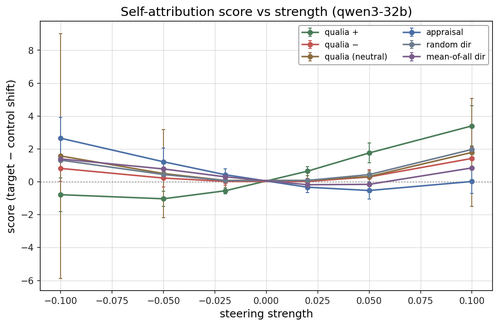
#> input picture figures/1_effect/s1_self_attribution_vs_strength/qwen3-32b.png, 499 x 326 px, shrunk from 1154 x 755 before the run, found by its file name
$ python make_isolated_decomp_pair.py
#> lines starting #> are read from the running program, lines starting #| are printed output that depends on the picture
#!/usr/bin/env python3
"""
Concatenate the two isolated s2 score-decomposition figures (qwen3-32b and
qwen3-235b) horizontally into a single side-by-side image, in the same folder.
Left = qwen3-32b, right = qwen3-235b (ascending model size). Pixel-exact: the
existing PNGs are pasted unchanged (flattened onto white), with a small white
gap between them.

Run:  python3 make_isolated_decomp_pair.py
"""

from pathlib import Path
from PIL import Image

FOLDER = Path(__file__).resolve().parent / "figures" / "1_effect" / "s2_score_decomposition_isolated"
PANELS = ["qwen3-32b.png", "qwen3-235b.png"]
GAP = 24          # white pixels between panels
OUT = FOLDER / "pair_qwen3-32b_qwen3-235b.png"


def flatten(path):
    im = Image.open(path).convert("RGBA")
#> im is the input picture: PIL image 499x326 RGBA; mean R, G, B, A 244.3, 244.1, 244.3, 255
    bg = Image.new("RGB", im.size, "white")
#> bg: PIL image 499x326 RGB; every value is 255
    bg.paste(im, mask=im.split()[-1])
    return bg


def main():
    imgs = [flatten(FOLDER / p) for p in PANELS]
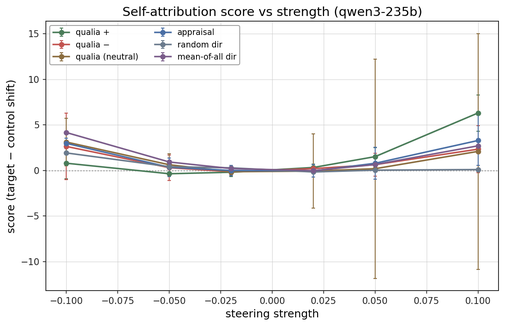
#> input picture figures/1_effect/s1_self_attribution_vs_strength/qwen3-235b.png, 505 x 326 px, shrunk from 1167 x 755 before the run, found by its file name
#> in flatten, im is the input picture: PIL image 505x326 RGBA; mean R, G, B, A 244.9, 244.7, 244.8, 255
#> in flatten (call 2), `bg = Image.new("RGB", im.size, "white")`: bg: PIL image 505x326 RGB; every value is 255
#> imgs = 2 items
    h = max(im.height for im in imgs)
#> h = 326
    w = sum(im.width for im in imgs) + GAP * (len(imgs) - 1)
#> w = 1028
    canvas = Image.new("RGB", (w, h), "white")
#> canvas: PIL image 1028x326 RGB; every value is 255
    x = 0
    for im in imgs:
        canvas.paste(im, (x, (h - im.height) // 2))   # vertically centred
        x += im.width + GAP
#> this loop made 2 passes
#> x on passes 1 to 2: 523, 1052
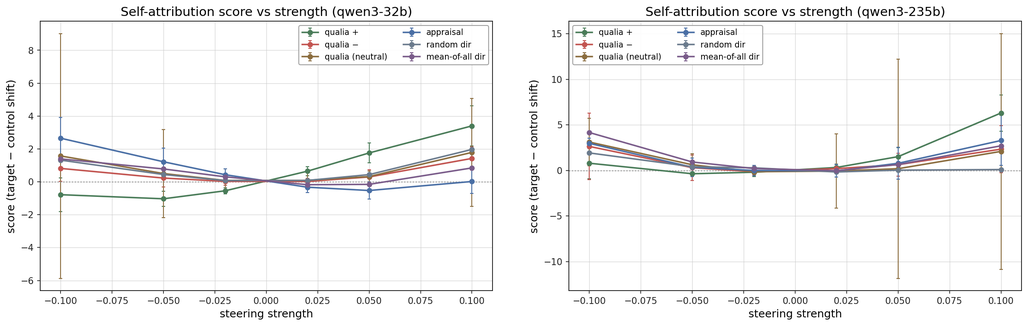
#> canvas: PIL image 1028x326 RGB; mean R, G, B 244.9, 244.7, 244.8
#> after the loop, x = 1052
    canvas.save(OUT)
    print(f"wrote {OUT}  ({canvas.width}x{canvas.height})")
#| wrote figures/1_effect/s2_score_decomposition_isolated/pair_qwen3-32b_qwen3-235b.png  (1028x326)


if __name__ == "__main__":
    main()
